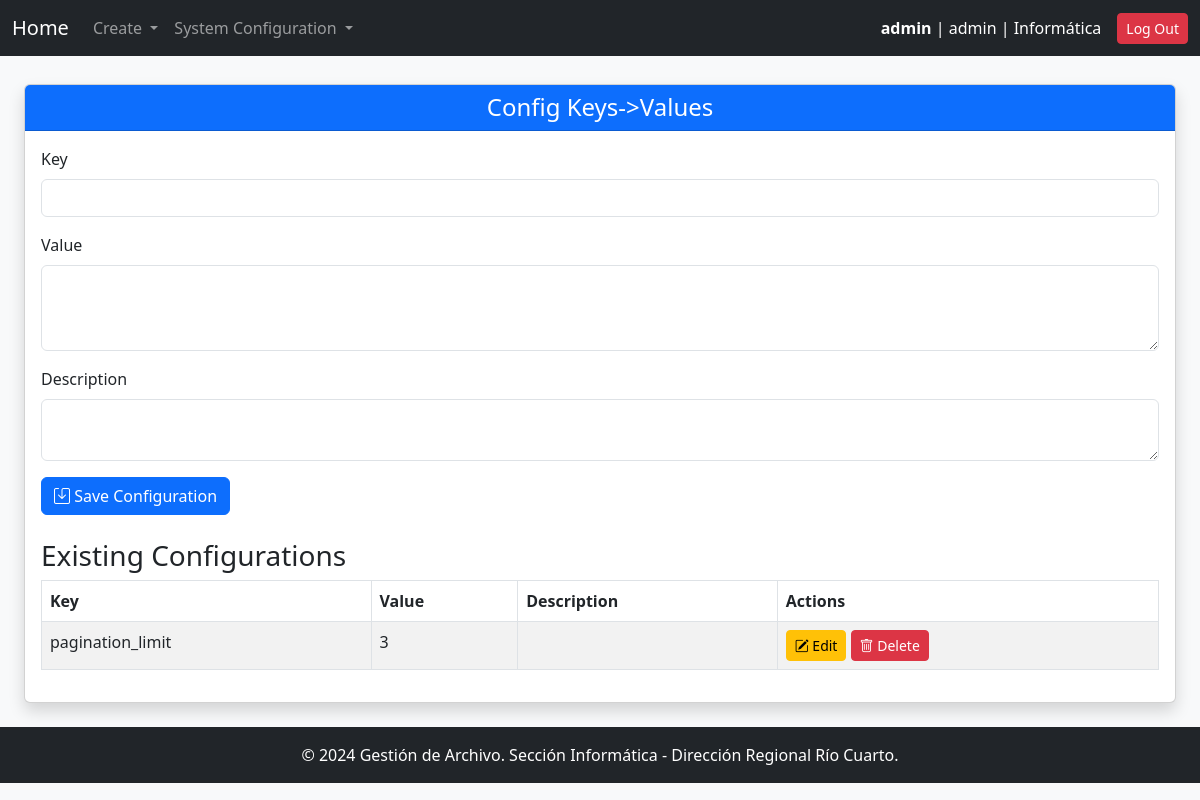
Before: /config_keys_values/ (signed in) with the older database file.
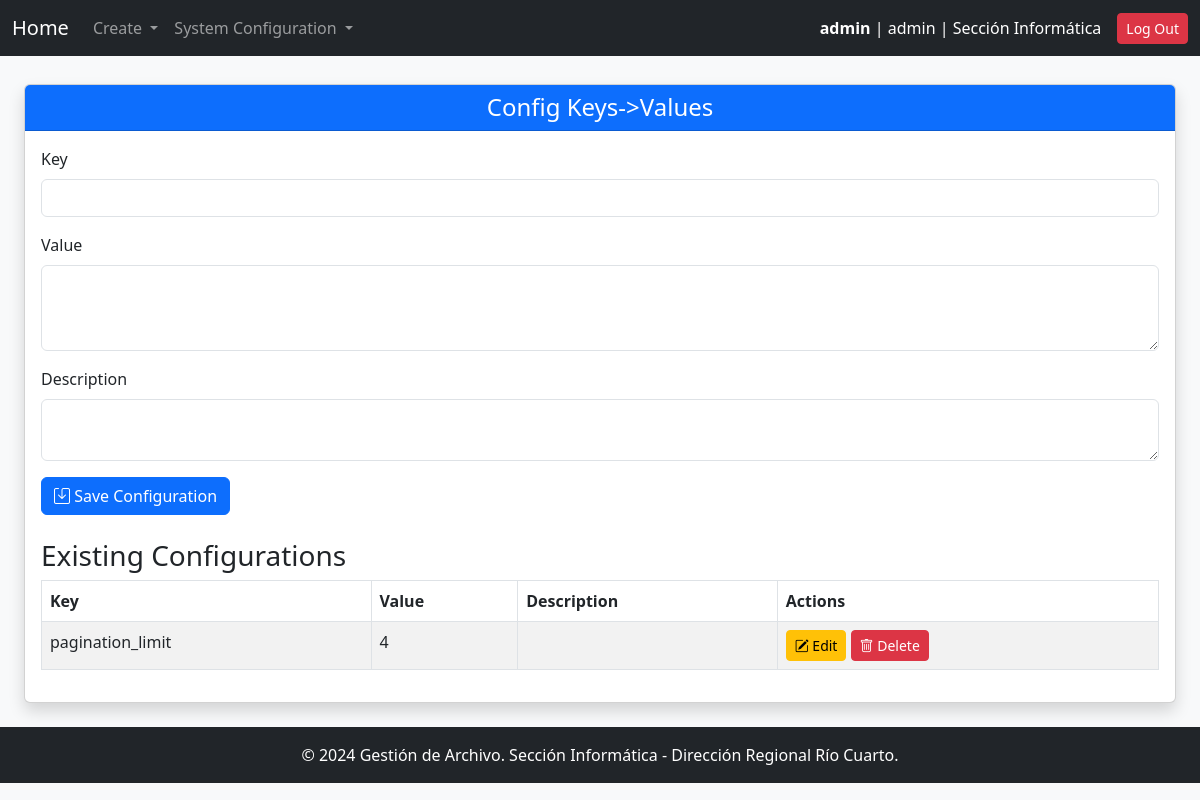
After: the same page with the newer database file.
### gestion_archivo_app/models.py (models this page shows, shortened)
class User(AbstractUser):
    ROLE_CHOICES = [
        ('user', 'User'),
        ('manager', 'Manager'),
        ('archive_responsible', 'Archive Responsible'),
        ('admin', 'System Administrator')
    ]
    role = models.CharField(max_length=20, choices=ROLE_CHOICES)
    area = models.ForeignKey('Area', on_delete=models.SET_NULL, null=True, blank=True)

class Area(models.Model):
    code = models.CharField(max_length=30, unique=True, verbose_name="Area Code")
    name = models.CharField(max_length=100, unique=True, verbose_name="Area Name")
    description = models.TextField(blank=True, null=True, verbose_name="Description")

class SystemConfigKeyValues(models.Model):
    key = models.CharField(max_length=100, unique=True)
    value = models.CharField(max_length=255)
    description = models.TextField(blank=True, null=True)

### gestion_archivo_app/views.py (the view, shortened to what this page needs)
# urls.py: path('config_keys_values/', config_keys_values, name='config_keys_values'),
@login_required
def config_keys_values(request):
    if request.user.role != 'admin':  # Verificar si el rol es admin
        raise PermissionDenied("You do not have access to this page.")
    configs = SystemConfigKeyValues.objects.all()
    return render(request, "config_keys_values.html", {"configs": configs})

### gestion_archivo_app/context_processors.py (called while the page is built)
def system_config(request):
    try:
        pagination_limit = SystemConfigKeyValues.objects.get(key="pagination_limit").value
    except SystemConfigKeyValues.DoesNotExist:
        pagination_limit = 10  # default value
    return {"pagination_limit": pagination_limit}

### gestion_archivo_app/templates/config_keys_values.html (shortened to what this page needs)
{% extends "base.html" %}
{% block content %}
<div class="container-fluid mt-4">
    <div class="card shadow">
        <div class="card-header bg-primary text-white">
            <h4 class="text-center mb-0">Config Keys->Values</h4>
        </div>
        <div class="card-body">
        <form method="post" class="mb-4">
            <div class="mb-3">
                <label for="key" class="form-label">Key</label>
                <input type="text" id="key" name="key" class="form-control" required>
            </div>
            <div class="mb-3">
                <label for="value" class="form-label">Value</label>
                <textarea id="value" name="value" class="form-control" rows="3" required></textarea>
            </div>
            <div class="mb-3">
                <label for="description" class="form-label">Description</label>
                <textarea id="description" name="description" class="form-control" rows="2"></textarea>
            </div>
            <button type="submit" class="btn btn-primary">
                <i class="bi bi-save"></i> Save Configuration </button>
        </form>
        <h3 class="mt-4">Existing Configurations</h3>
        <table class="table table-bordered table-striped">
            <thead>
                <tr>
                    <th>Key</th>
                    <th>Value</th>
                    <th>Description</th>
                    <th>Actions</th>
                </tr>
            </thead>
            <tbody>
                {% for config in configs %}
                    <tr>
                        <td>{{ config.key }}</td>
                        <td>{{ config.value }}</td>
                        <td>{{ config.description }}</td>
                        <td>
                            <button class="btn btn-sm btn-warning" onclick="editConfig({{ config.id }}, '{{ config.key }}', '{{ config.value }}', '{{ config.description }}')">
                                <i class="bi bi-pencil-square"></i> Edit
                            </button>
                            <a href="?delete={{ config.id }}" class="btn btn-sm btn-danger" onclick="return confirm('Are you sure you want to delete this configuration?')">
                                <i class="bi bi-trash"></i> Delete
                            </a>
                    </tr>
                {% empty %}
                    <tr>
                        <td colspan="4" class="text-center">No configurations found.</td>
                    </tr>
                {% endfor %}
            </tbody>
        </table>
</div>
</div></div>
{% endblock %}

### gestion_archivo_app/templates/base.html (shortened to what this page needs)
<!DOCTYPE html>
<html lang="en">
<head>
    {% load static %}
    <link href="https://cdn.jsdelivr.net/npm/bootstrap@5.3.0/dist/css/bootstrap.min.css" rel="stylesheet">
    <link href="https://cdn.jsdelivr.net/npm/bootstrap-icons/font/bootstrap-icons.css" rel="stylesheet">
</head>
<body class="bg-light" a>
    <nav class="navbar navbar-expand-lg navbar-dark bg-dark">
        <div class="container-fluid">
            <a class="navbar-brand" href="{% url 'main' %}">Home</a>
            <div class="collapse navbar-collapse" id="navbarNav">
                <ul class="navbar-nav me-auto">
                    <li class="nav-item dropdown">
                        <a class="nav-link dropdown-toggle" href="#" id="createDropdown" role="button" data-bs-toggle="dropdown" aria-expanded="false">
                            Create
                        </a>
                    </li>
                {% if user.is_authenticated and user.role == 'admin' %}
                    <li class="nav-item dropdown">
                    <a class="nav-link dropdown-toggle" href="#" id="createDropdown" role="button" data-bs-toggle="dropdown" aria-expanded="false">
                        System Configuration
                    </a>
                    </li>
                 {% endif %}
                </ul>
            </div>
                <div class="d-flex align-items-center">
                    {% if user.is_authenticated %}
                        <span class="text-white me-3">
                            <strong>{{ user.username }}</strong> | {{ user.role }} | {{ user.area.name }}
                        </span>
                        <a href="{% url 'logout' %}" class="btn btn-danger btn-sm">Log Out</a>
                    {% else %}
                        <a href="{% url 'login' %}" class="btn btn-success btn-sm">Log In</a>
                    {% endif %}
                </div>
            </div>
    </nav>
    <div class="container-fluid py-4" style='margin-top:-20px' >
        {% block content %}{% endblock %}
    </div>
    <footer class="bg-dark text-white text-center py-3 mt-auto">
        <p class="mb-0">&copy; 2024 Gestión de Archivo. Sección Informática - Dirección Regional Río Cuarto.</p>
    </footer>
</body>
</html>

Changed rows visible on the page:
changed User "admin": area.name "Informática" → "Sección Informática"
changed SystemConfigKeyValues "pagination_limit": value "3" → "4"
